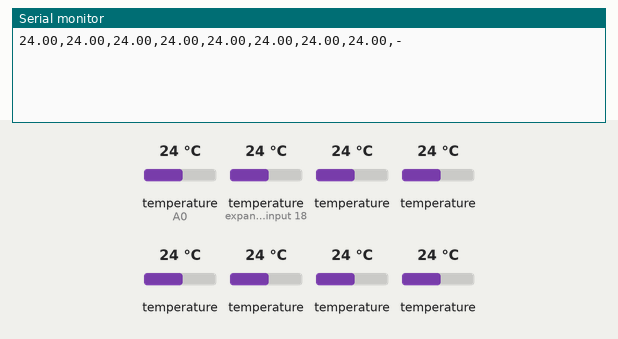
Recording of a sketch running on a simulated Arduino Uno, built with avr-gcc and run on an emulated ATmega328P. Parts: the last lines printed to the serial monitor. The test bench sets the inputs (shaded band); at power-on: temperature (sensors on A0, expander input 18) 24 °C, temperature 24 °C.

Above: at 1.5 s.
1.6 s: temperature (sensor on A0) set to 12 °C
At 3.6 s:
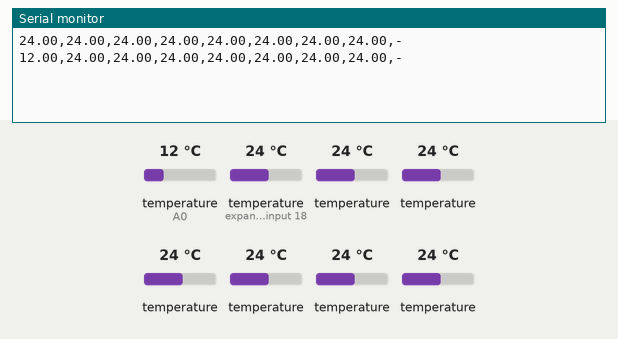
3.9 s: temperature (sensor on expander input 18) set to 12 °C
At 5.9 s:
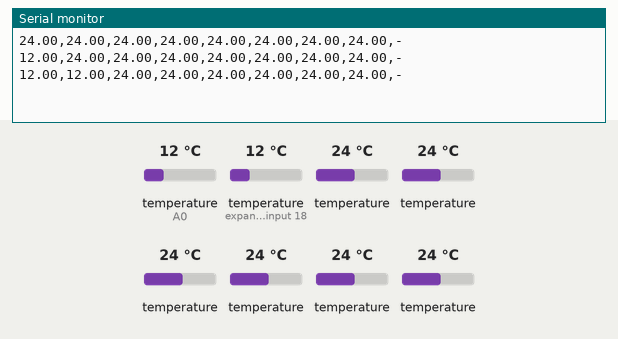
6.2 s: temperature (sensor 214) set to 12 °C
At 8.1 s:
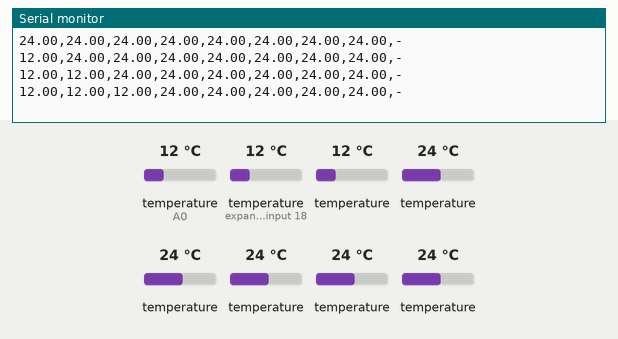
8.5 s: temperature (sensor 314) set to 12 °C
At 9.0 s:
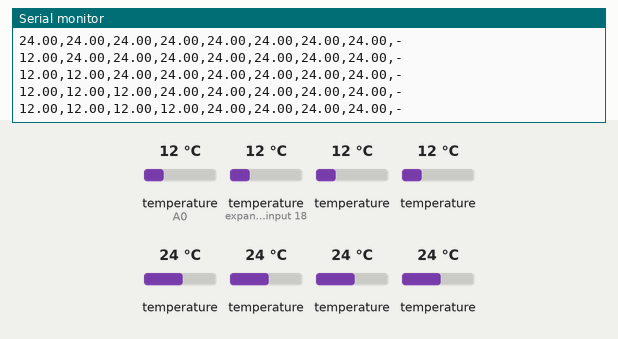
10.8 s: temperature (sensor 414) set to 12 °C
At 12.9 s:
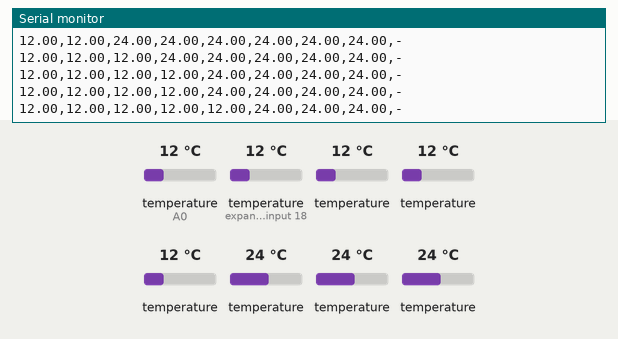
13.1 s: temperature (sensor 514) set to 12 °C
At 15.3 s:
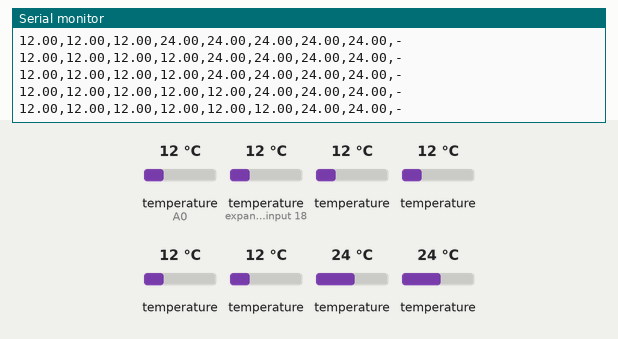

The sketch:

Proyecto_Electrico_PV.ino
```cpp
// Librerías

#include <OneWire.h>
#include <DallasTemperature.h>


//Pines
const byte Sdat = A0;


//Constantes
int dt = 1000;


//Objetos
OneWire oneWireObjetoOne(Sdat);
DallasTemperature sensorDS18B20(&oneWireObjetoOne);


void setup() {

Serial.begin(9600);
sensorDS18B20.begin();
}

void loop() {
sensorDS18B20.requestTemperatures();

/////////////////////////---Sensor 1////////////////////////////////////////////////////
   if (sensorDS18B20.getTempCByIndex(0) == -127.00){
    Serial.print("-");
   } else{
    Serial.print(sensorDS18B20.getTempCByIndex(0));
   }

   Serial.print(',');

/////////////////////////---Sensor 2////////////////////////////////////////////////////

   if (sensorDS18B20.getTempCByIndex(1) == -127.00){
    Serial.print("-");
   } else{
    Serial.print(sensorDS18B20.getTempCByIndex(1));
   }

   Serial.print(',');

/////////////////////////---Sensor 3////////////////////////////////////////////////////

   if (sensorDS18B20.getTempCByIndex(2) == -127.00){
    Serial.print("-");
   } else{
    Serial.print(sensorDS18B20.getTempCByIndex(2));
   }

   Serial.print(',');

/////////////////////////---Sensor 4////////////////////////////////////////////////////

   if (sensorDS18B20.getTempCByIndex(3) == -127.00){
    Serial.print("-");
   } else{
    Serial.print(sensorDS18B20.getTempCByIndex(3));
   }

   Serial.print(',');

/////////////////////////---Sensor 5////////////////////////////////////////////////////

   if (sensorDS18B20.getTempCByIndex(4) == -127.00){
    Serial.print("-");
   } else{
    Serial.print(sensorDS18B20.getTempCByIndex(4));
   }

   Serial.print(',');


/////////////////////////---Sensor 6////////////////////////////////////////////////////
   if (sensorDS18B20.getTempCByIndex(5) == -127.00){
    Serial.print("-");
   } else{
    Serial.print(sensorDS18B20.getTempCByIndex(5));
   }

   Serial.print(',');

/////////////////////////---Sensor 7////////////////////////////////////////////////////

   if (sensorDS18B20.getTempCByIndex(6) == -127.00){
    Serial.print("-");
   } else{
    Serial.print(sensorDS18B20.getTempCByIndex(6));
   }
  Serial.print(',');
/////////////////////////---Sensor 8////////////////////////////////////////////////////

   if (sensorDS18B20.getTempCByIndex(7) == -127.00){
    Serial.print("-");
   } else{
    Serial.print(sensorDS18B20.getTempCByIndex(7));
   }
  Serial.print(',');
   /////////////////////////---Sensor 9////////////////////////////////////////////////////

   if (sensorDS18B20.getTempCByIndex(8) == -127.00){
    Serial.println("-");
   } else{
    Serial.println(sensorDS18B20.getTempCByIndex(8));
   }
delay(dt);


}
```

Measured:
- after the input at 1.6 s, the serial monitor: prints a new line after 1.1 s (image 1)
- after the input at 3.9 s, the serial monitor: prints a new line after 0.79 s (image 2)
- after the input at 6.2 s, the serial monitor: prints a new line after 0.44 s (image 3)
- after the input at 8.5 s, the serial monitor: prints a new line after 0.09 s (image 4)
- after the input at 10.8 s, the serial monitor: prints a new line after 1.7 s (image 5)
- after the input at 13.1 s, the serial monitor: prints a new line after 1.3 s (image 6)
